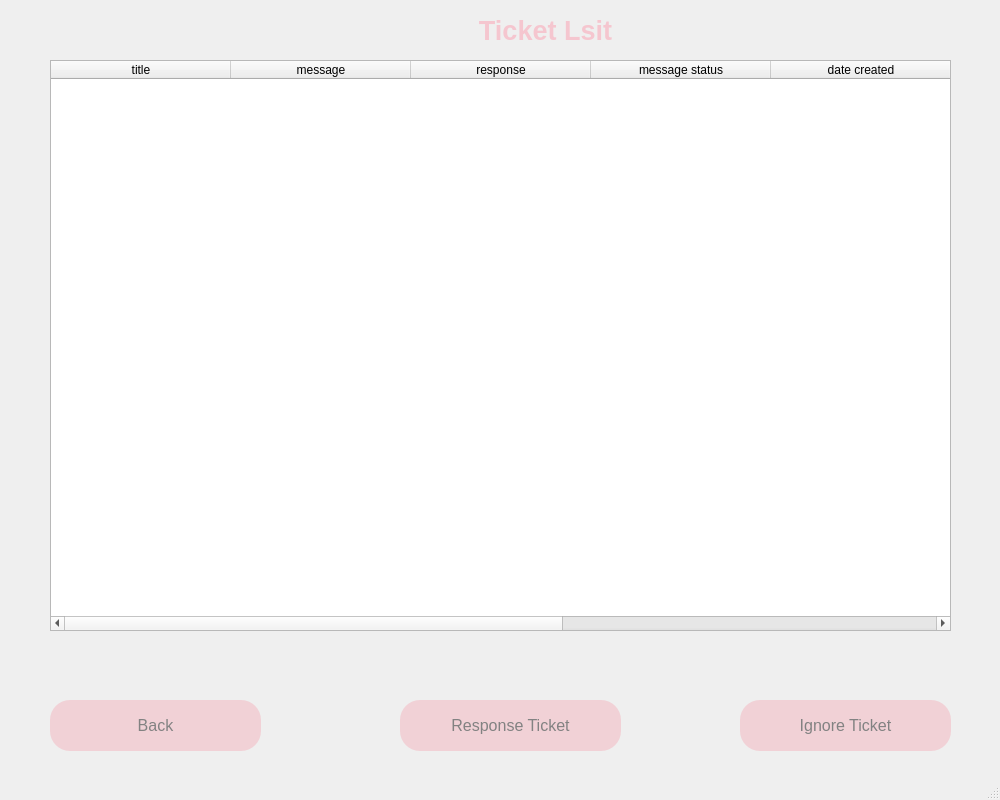
<?xml version="1.0" encoding="UTF-8"?>
<ui version="4.0">
 <class>MainWindow</class>
 <widget class="QMainWindow" name="MainWindow">
  <property name="geometry">
   <rect>
    <x>0</x>
    <y>0</y>
    <width>1000</width>
    <height>800</height>
   </rect>
  </property>
  <property name="windowTitle">
   <string>Ticket List</string>
  </property>
  <widget class="QWidget" name="centralwidget">
   <widget class="QLabel" name="label">
    <property name="geometry">
     <rect>
      <x>260</x>
      <y>0</y>
      <width>571</width>
      <height>61</height>
     </rect>
    </property>
    <property name="font">
     <font>
      <pointsize>20</pointsize>
      <weight>75</weight>
      <bold>true</bold>
     </font>
    </property>
    <property name="text">
     <string>&lt;html&gt;&lt;head/&gt;&lt;body&gt;&lt;p&gt;&lt;span style=&quot; color:#f5c6cf;&quot;&gt;Ticket Lsit&lt;/span&gt;&lt;/p&gt;&lt;/body&gt;&lt;/html&gt;</string>
    </property>
    <property name="alignment">
     <set>Qt::AlignCenter</set>
    </property>
   </widget>
   <widget class="QTableWidget" name="tableWidget">
    <property name="geometry">
     <rect>
      <x>50</x>
      <y>60</y>
      <width>901</width>
      <height>571</height>
     </rect>
    </property>
    <property name="selectionMode">
     <enum>QAbstractItemView::SingleSelection</enum>
    </property>
    <property name="selectionBehavior">
     <enum>QAbstractItemView::SelectRows</enum>
    </property>
    <attribute name="horizontalHeaderDefaultSectionSize">
     <number>180</number>
    </attribute>
    <column>
     <property name="text">
      <string>title</string>
     </property>
    </column>
    <column>
     <property name="text">
      <string>message</string>
     </property>
    </column>
    <column>
     <property name="text">
      <string>response</string>
     </property>
    </column>
    <column>
     <property name="text">
      <string>message status</string>
     </property>
    </column>
    <column>
     <property name="text">
      <string>date created</string>
     </property>
    </column>
    <column>
     <property name="text">
      <string>message_id</string>
     </property>
    </column>
    <column>
     <property name="text">
      <string>response_id</string>
     </property>
    </column>
   </widget>
   <widget class="QPushButton" name="pb_back">
    <property name="geometry">
     <rect>
      <x>50</x>
      <y>700</y>
      <width>211</width>
      <height>51</height>
     </rect>
    </property>
    <property name="font">
     <font>
      <pointsize>12</pointsize>
     </font>
    </property>
    <property name="styleSheet">
     <string notr="true">QPushButton
{
	background-color: #f1d1d6;
	color: #828282;
	border-radius:20px;
}

QPushButton:hover
{
	background-color: #ff8b8d;
	color: #656565;
	border-radius:20px;
}</string>
    </property>
    <property name="text">
     <string>Back</string>
    </property>
   </widget>
   <widget class="QPushButton" name="response">
    <property name="geometry">
     <rect>
      <x>400</x>
      <y>700</y>
      <width>221</width>
      <height>51</height>
     </rect>
    </property>
    <property name="font">
     <font>
      <pointsize>12</pointsize>
     </font>
    </property>
    <property name="styleSheet">
     <string notr="true">QPushButton
{
	background-color: #f1d1d6;
	color: #828282;
	border-radius:20px;
}

QPushButton:hover
{
	background-color: #ff8b8d;
	color: #656565;
	border-radius:20px;
}</string>
    </property>
    <property name="text">
     <string>Response Ticket</string>
    </property>
   </widget>
   <widget class="QPushButton" name="ignore">
    <property name="geometry">
     <rect>
      <x>740</x>
      <y>700</y>
      <width>211</width>
      <height>51</height>
     </rect>
    </property>
    <property name="font">
     <font>
      <pointsize>12</pointsize>
     </font>
    </property>
    <property name="styleSheet">
     <string notr="true">QPushButton
{
	background-color: #f1d1d6;
	color: #828282;
	border-radius:20px;
}

QPushButton:hover
{
	background-color: #ff8b8d;
	color: #656565;
	border-radius:20px;
}</string>
    </property>
    <property name="text">
     <string>Ignore Ticket</string>
    </property>
   </widget>
  </widget>
  <widget class="QMenuBar" name="menubar">
   <property name="geometry">
    <rect>
     <x>0</x>
     <y>0</y>
     <width>1000</width>
     <height>18</height>
    </rect>
   </property>
  </widget>
  <widget class="QStatusBar" name="statusbar"/>
 </widget>
 <resources/>
 <connections/>
</ui>
